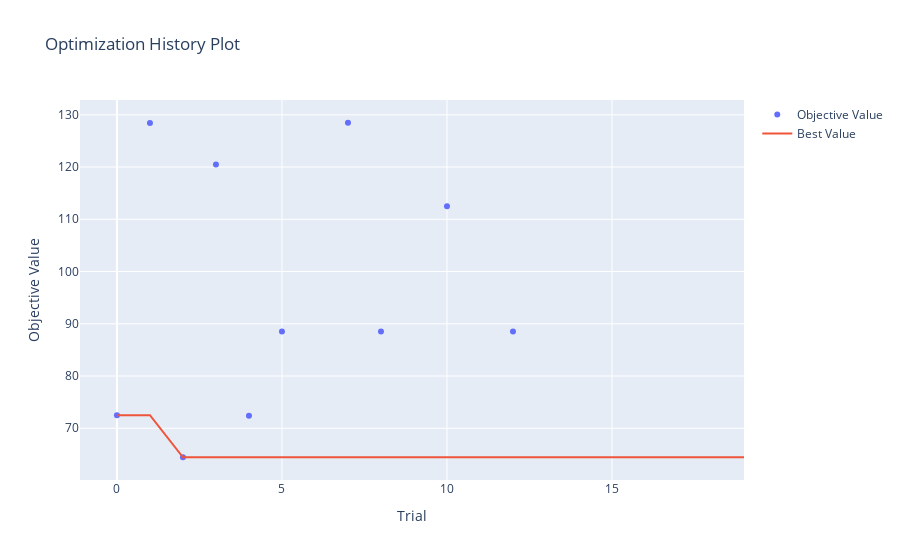
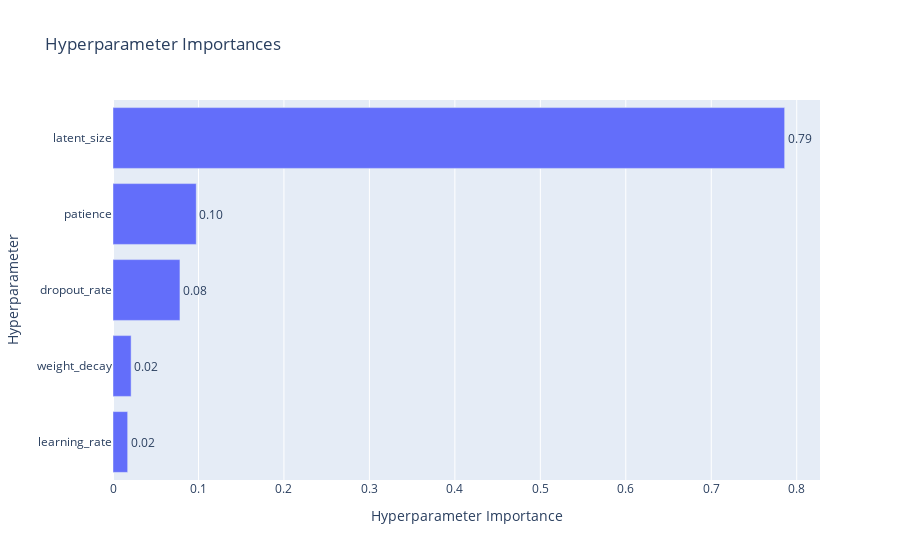

Source (notebook cell) for these figures, in order:
### Code cell
try:
    import optuna.visualization as vis
    vis.plot_optimization_history(study).show()
    vis.plot_param_importances(study).show()
except ImportError:
    print("Optuna visualization is not available. Install optuna[visualization] for plotting.")

### Figure 1 — Plotly figure (JSON) as saved in the notebook; plotly's stock layout.template omitted (floating-point values rounded to 4 significant figures)
{"data": [{"mode": "markers", "name": "Objective Value", "type": "scatter", "x": [0, 1, 2, 3, 4, 5, 7, 8, 10, 12], "y": [72.51, 128.4, 64.46, 120.5, 72.42, 88.5, 128.5, 88.5, 112.5, 88.52]}, {"mode": "lines", "name": "Best Value", "type": "scatter", "x": [0, 1, 2, 3, 4, 5, 6, 7, 8, 9, 10, 11, 12, 13, 14, 15, 16, 17, 18, 19], "y": [72.51, 72.51, 64.46, 64.46, 64.46, 64.46, 64.46, 64.46, 64.46, 64.46, 64.46, 64.46, 64.46, 64.46, 64.46, 64.46, 64.46, 64.46, 64.46, 64.46]}, {"marker": {"color": "#cccccc"}, "mode": "markers", "name": "Infeasible Trial", "showlegend": false, "type": "scatter", "x": [], "y": []}], "layout": {"title": {"text": "Optimization History Plot"}, "xaxis": {"title": {"text": "Trial"}}, "yaxis": {"title": {"text": "Objective Value"}}}}

### Figure 2 — Plotly figure (JSON) as saved in the notebook; plotly's stock layout.template omitted (floating-point values rounded to 4 significant figures)
{"data": [{"cliponaxis": false, "hovertemplate": ["learning_rate (FloatDistribution): 0.017159120525915273<extra></extra>", "weight_decay (FloatDistribution): 0.021203533014134815<extra></extra>", "dropout_rate (FloatDistribution): 0.07833389832790999<extra></extra>", "patience (IntDistribution): 0.0974291305894527<extra></extra>", "latent_size (IntDistribution): 0.7858743175425873<extra></extra>"], "name": "Objective Value", "orientation": "h", "text": ["0.02", "0.02", "0.08", "0.10", "0.79"], "textposition": "outside", "type": "bar", "x": [0.01716, 0.0212, 0.07833, 0.09743, 0.7859], "y": ["learning_rate", "weight_decay", "dropout_rate", "patience", "latent_size"]}], "layout": {"title": {"text": "Hyperparameter Importances"}, "xaxis": {"title": {"text": "Hyperparameter Importance"}}, "yaxis": {"title": {"text": "Hyperparameter"}}}}
